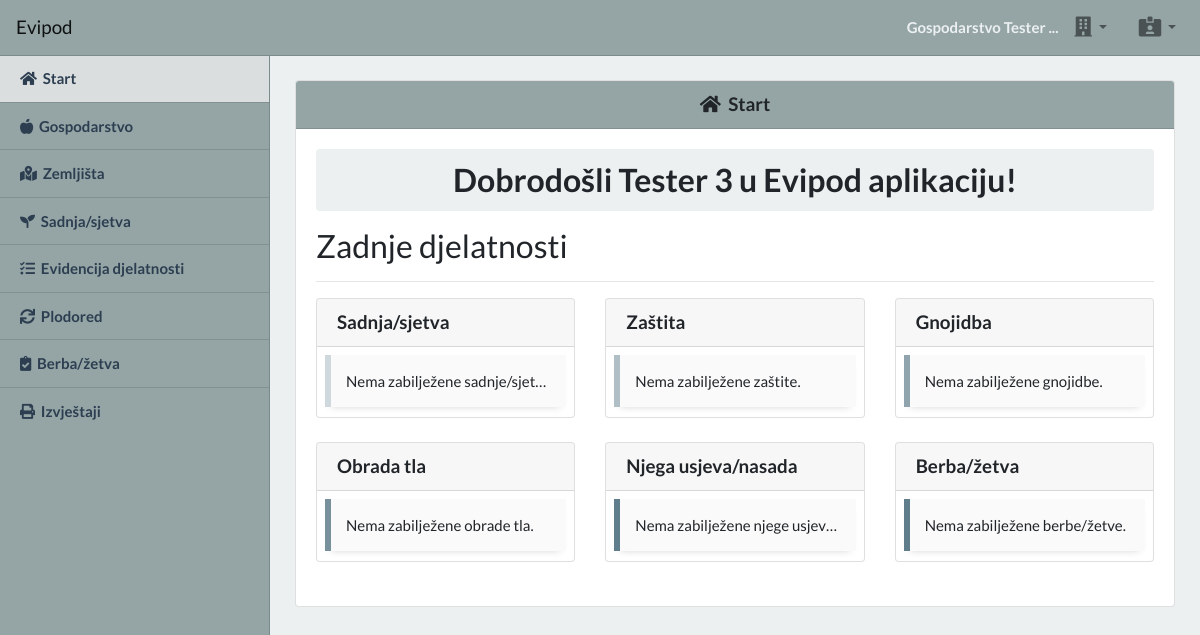
Page /app (signed in) on the earlier database version.
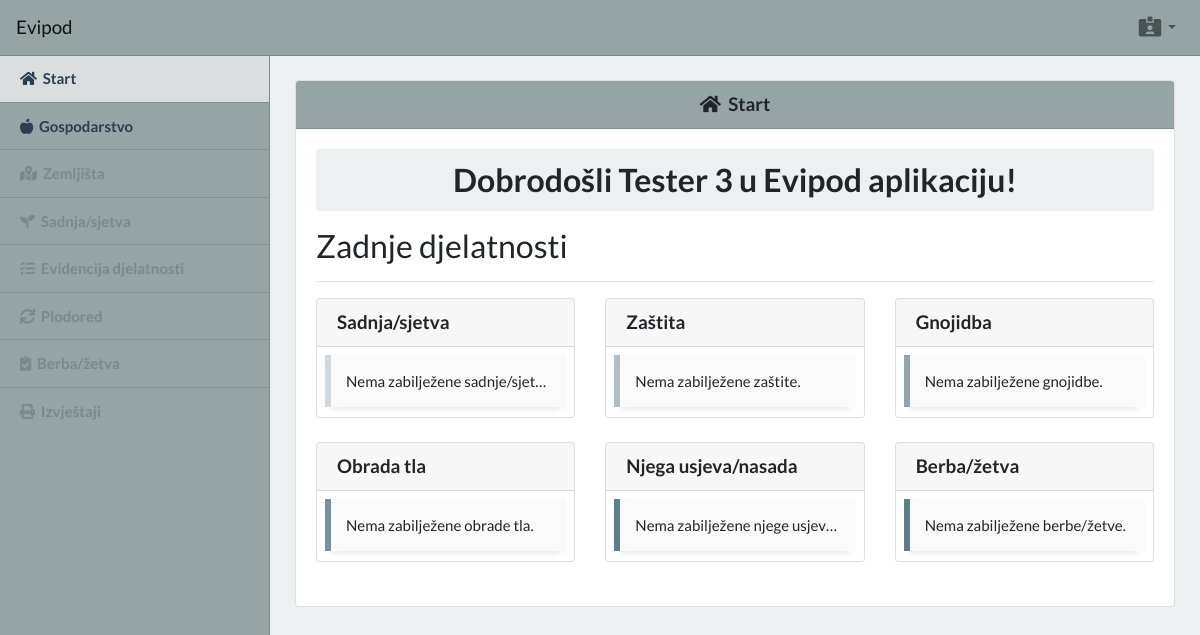
Same page on the later database version.
### tables this page shows
CREATE TABLE IF NOT EXISTS `business` (
  `business_id` int(11) NOT NULL AUTO_INCREMENT,
  `business_name` varchar(100) NOT NULL,
  `user_id` int(11) NOT NULL,
  `business_owner` varchar(100) NOT NULL,
  `business_oib` varchar(11) NOT NULL,
  `business_mibpg` varchar(11) NOT NULL,
  `business_county` varchar(100) NOT NULL,
  `business_location` varchar(100) NOT NULL,
  `business_post` varchar(5) NOT NULL,
  `business_address` varchar(100) NOT NULL,
  `business_email` varchar(100) NOT NULL,
  `business_tel` varchar(100) NOT NULL,
  `business_mob` varchar(100) NOT NULL,
  `created_at` timestamp NOT NULL DEFAULT CURRENT_TIMESTAMP,
  `updated_at` timestamp NOT NULL DEFAULT CURRENT_TIMESTAMP ON UPDATE CURRENT_TIMESTAMP,
  PRIMARY KEY (`business_id`),
  KEY `user_id` (`user_id`)
);

CREATE TABLE IF NOT EXISTS `users` (
  `user_id` int(11) NOT NULL AUTO_INCREMENT,
  `user_name` varchar(20) NOT NULL,
  `user_email` varchar(255) NOT NULL,
  `user_password` varchar(255) NOT NULL,
  `user_role` varchar(10) NOT NULL DEFAULT 'user',
  `is_banned` tinyint(4) NOT NULL DEFAULT '0',
  `is_email_confirmed` tinyint(4) NOT NULL DEFAULT '0',
  `token_confirm` varchar(20) NOT NULL,
  `current_business_id` int(11) DEFAULT NULL,
  `created_at` timestamp NOT NULL DEFAULT CURRENT_TIMESTAMP,
  `updated_at` timestamp NOT NULL DEFAULT CURRENT_TIMESTAMP ON UPDATE CURRENT_TIMESTAMP,
  PRIMARY KEY (`user_id`),
  UNIQUE KEY `user_email` (`user_email`)
);

### app/index.php (the view, shortened to what this page needs)
<?php
require_once "./includes/connection.php";
$userId = $_SESSION['user_id'];
?>
<?php include('./includes/partials/index_head.php'); ?>
<body class="bg-light">
  <?php include('./includes/partials/index_header.php'); ?>
  <?php include('./includes/partials/index_sidebar.php'); ?>
  <?php
  if ($resultUser['current_business_id'] != NULL) {
    $query = $conn->prepare("SELECT fields.field_name, planting.planting_name, planting.planting_date FROM planting INNER JOIN fields ON planting.field_id = fields.field_id WHERE planting.business_id = ? ORDER BY planting.planting_date DESC LIMIT 3");
    $query->bind_param("i", $resultUser['current_business_id']);
    $query->execute();
    $resultPlanting = $query->get_result();
    $query = $conn->prepare("SELECT fields.field_name, protection.protection_name, protection.protection_date FROM protection INNER JOIN fields ON protection.field_id = fields.field_id WHERE protection.business_id = ? ORDER BY protection.protection_date DESC LIMIT 3");
    $query->bind_param("i", $resultUser['current_business_id']);
    $query->execute();
    $resultProtection = $query->get_result();
    $query = $conn->prepare("SELECT fields.field_name, fertilization.fertilization_name, fertilization.fertilization_date FROM fertilization INNER JOIN fields ON fertilization.field_id = fields.field_id WHERE fertilization.business_id = ? ORDER BY fertilization.fertilization_date DESC LIMIT 3");
    $query->bind_param("i", $resultUser['current_business_id']);
    $query->execute();
    $resultFertilization = $query->get_result();
    $query = $conn->prepare("SELECT fields.field_name, tillage.tillage_name, tillage.tillage_date FROM tillage INNER JOIN fields ON tillage.field_id = fields.field_id WHERE tillage.business_id = ? ORDER BY tillage.tillage_date DESC LIMIT 3");
    $query->bind_param("i", $resultUser['current_business_id']);
    $query->execute();
    $resultTillage = $query->get_result();
    $query = $conn->prepare("SELECT fields.field_name, care.care_name, care.care_date FROM care INNER JOIN fields ON care.field_id = fields.field_id WHERE care.business_id = ? ORDER BY care.care_date DESC LIMIT 3");
    $query->bind_param("i", $resultUser['current_business_id']);
    $query->execute();
    $resultCare = $query->get_result();
    $query = $conn->prepare("SELECT fields.field_name, harvest.harvest_name, harvest.harvest_amount, harvest.harvest_amount_unit, harvest_date FROM harvest INNER JOIN fields ON harvest.field_id = fields.field_id WHERE harvest.business_id = ? ORDER BY harvest.harvest_date DESC LIMIT 3");
    $query->bind_param("i", $resultUser['current_business_id']);
    $query->execute();
    $resultHarvest = $query->get_result();
  }
  ?>
  <section class="content">
    <div class="container-fluid">
      <div class="card">
        <h5 class="card-header text-center bg-secondary">
          <i class="fas fa-home"></i><strong>&nbsp;&nbsp;Start</strong>
        </h5>
        <div class="card-body">
          <h3>
            <?php
            echo "<div class='alert alert-light text-center'>
                    <strong>Dobrodošli {$resultUser['user_name']} u Evipod aplikaciju!</strong>
                  </div>";
            ?>
          </h3>
          <h3>Zadnje djelatnosti</h3>
          <hr>
          <div class="row">
            <div class="col-md-6 col-lg-4 pb-4">
              <div class="card">
                <h5 class="card-header"><strong>Sadnja/sjetva</strong></h5>
                <div class="card-body px-2 pt-2 pb-0 px-2 pt-2 pb-0">
                  <?php
                  if ($resultUser['current_business_id'] != NULL && $resultPlanting->num_rows > 0) {
                    while ($row = $resultPlanting->fetch_assoc()) {
                      echo "<div class='latest-activity latest-1 text-truncate'>
                            {$row['planting_name']} <small class='text-muted pl-2'>{$row['field_name']}, " . date('d. m. Y.', strtotime($row['planting_date'])) . "</small>
                            </div>";
                    }
                  } else {
                    echo "<div class='latest-activity latest-1 text-truncate'>Nema zabilježene sadnje/sjetve.</div>";
                  }
                  ?>
                </div>
              </div>
            </div>
            <div class="col-md-6 col-lg-4 pb-4">
              <div class="card">
                <h5 class="card-header"><strong>Zaštita</strong></h5>
                <div class="card-body px-2 pt-2 pb-0">
                  <?php
                  if ($resultUser['current_business_id'] != NULL && $resultProtection->num_rows > 0) {
                    while ($row = $resultProtection->fetch_assoc()) {
                      echo "<div class='latest-activity latest-2 text-truncate'>
                            {$row['protection_name']} <small class='text-muted pl-2'>{$row['field_name']}, " . date('d. m. Y.', strtotime($row['protection_date'])) . "</small>
                            </div>";
                    }
                  } else {
                    echo "<div class='latest-activity latest-2 text-truncate'>Nema zabilježene zaštite.</div>";
                  }
                  ?>
                </div>
              </div>
            </div>
            <div class="col-md-6 col-lg-4 pb-4">
              <div class="card">
                <h5 class="card-header"><strong>Gnojidba</strong></h5>
                <div class="card-body px-2 pt-2 pb-0">
                  <?php
                  if ($resultUser['current_business_id'] != NULL && $resultFertilization->num_rows > 0) {
                    while ($row = $resultFertilization->fetch_assoc()) {
                      echo "<div class='latest-activity latest-3 text-truncate'>
                            {$row['fertilization_name']} <small class='text-muted pl-2'>{$row['field_name']}, " . date('d. m. Y.', strtotime($row['fertilization_date'])) . "</small>
                            </div>";
                    }
                  } else {
                    echo "<div class='latest-activity latest-3 text-truncate'>Nema zabilježene gnojidbe.</div>";
                  }
                  ?>
                </div>
              </div>
            </div>
            <div class="col-md-6 col-lg-4 pb-4">
              <div class="card">
                <h5 class="card-header"><strong>Obrada tla</strong></h5>
                <div class="card-body px-2 pt-2 pb-0">
                  <?php
                  if ($resultUser['current_business_id'] != NULL && $resultTillage->num_rows > 0) {
                    while ($row = $resultTillage->fetch_assoc()) {
                      echo "<div class='latest-activity latest-4 text-truncate'>
                            {$row['tillage_name']} <small class='text-muted pl-2'>{$row['field_name']}, " . date('d. m. Y.', strtotime($row['tillage_date'])) . "</small>
                            </div>";
                    }
                  } else {
                    echo "<div class='latest-activity latest-4 text-truncate'>Nema zabilježene obrade tla.</div>";
                  }
                  ?>
                </div>
              </div>
            </div>
            <div class="col-md-6 col-lg-4 pb-4">
              <div class="card">
                <h5 class="card-header"><strong>Njega usjeva/nasada</strong></h5>
                <div class="card-body px-2 pt-2 pb-0">
                  <?php
                  if ($resultUser['current_business_id'] != NULL && $resultCare->num_rows > 0) {
                    while ($row = $resultCare->fetch_assoc()) {
                      echo "<div class='latest-activity latest-5 text-truncate'>
                            {$row['care_name']} <small class='text-muted pl-2'>{$row['field_name']}, " . date('d. m. Y.', strtotime($row['care_date'])) . "</small>
                            </div>";
                    }
                  } else {
                    echo "<div class='latest-activity latest-5 text-truncate'>Nema zabilježene njege usjeva/nasada.</div>";
                  }
                  ?>
                </div>
              </div>
            </div>
            <div class="col-md-6 col-lg-4 pb-4">
              <div class="card">
                <h5 class="card-header"><strong>Berba/žetva</strong></h5>
                <div class="card-body px-2 pt-2 pb-0">
                  <?php
                  if ($resultUser['current_business_id'] != NULL && $resultHarvest->num_rows > 0) {
                    while ($row = $resultHarvest->fetch_assoc()) {
                      echo "<div class='latest-activity latest-6 text-truncate'>
                            {$row['harvest_name']} <small class='text-muted pl-2'>{$row['harvest_amount']}{$row['harvest_amount_unit']}, {$row['field_name']}, " . date('d. m. Y.', strtotime($row['harvest_date'])) . "</small>
                            </div>";
                    }
                  } else {
                    echo "<div class='latest-activity latest-5 text-truncate'>Nema zabilježene berbe/žetve.</div>";
                  }
                  ?>
                </div>
              </div>
            </div>
          </div>
        </div>
      </div>
    </div>
  </section>
</body>
</html>

### app/includes/partials/index_head.php (shortened to what this page needs)
<!doctype html>
<html lang="en">
<head>
  <link rel="stylesheet" href="./styles/bootstrap_flatly.css">
  <link rel="stylesheet" href="./styles/fontawesome_all.css">
  <link rel="stylesheet" href="./styles/datatables.min.css">
  <link rel="stylesheet" href="./styles/daterangepicker.css">
  <link rel="stylesheet" href="./styles/custom.css">
</head>

### app/includes/partials/index_header.php (shortened to what this page needs)
<?php
$queryUser = $conn->prepare("SELECT * FROM users WHERE user_id = ? LIMIT 1");
$queryUser->bind_param("i", $userId);
$queryUser->execute();
$resultUser = $queryUser->get_result()->fetch_assoc();
if ($resultUser['current_business_id'] != NULL) {
  $queryCurrentBusiness = $conn->prepare("SELECT * FROM business WHERE business_id = ? LIMIT 1");
  $queryCurrentBusiness->bind_param("i", $resultUser['current_business_id']);
  $queryCurrentBusiness->execute();
  $resultCurrentBusiness = $queryCurrentBusiness->get_result()->fetch_assoc();
}
?>
<header class="header">
  <nav class="navbar fixed-top navbar-expand-lg navbar-light bg-secondary border-bottom border-dark">
    <a class="navbar-brand d-none d-lg-block brandTopScroll" href="">Evipod</a>
    <div class="collapse navbar-collapse" id="navbarSupportedContent">
      <ul class="navbar-nav ml-auto mt-2 mt-lg-0">
        <?php if ($resultUser['current_business_id'] != NULL) : ?>
          <span class="navbar-text text-light font-weight-bold mr-2 d-none d-lg-block">
            <?php echo strlen($resultCurrentBusiness['business_name']) > 20 ? substr($resultCurrentBusiness['business_name'], 0, 20) . "..." : $resultCurrentBusiness['business_name']; ?>
          </span>
          <li class="nav-item dropdown" title="Odabir gospodarstva">
            <a class="nav-link dropdown-toggle" href="#" id="opgSelectDropdownBtn" role="button" data-toggle="dropdown">
              <i class="fas fa-building fa-lg"></i>
            </a>
          </li>
        <?php endif; ?>
        <li class="nav-item dropdown ml-lg-3" title="Meni">
          <a class="nav-link dropdown-toggle" href="#" id="navbarDropdown" role="button" data-toggle="dropdown">
            <i class="fas fa-id-card-alt fa-lg"></i>
          </a>
        </li>
      </ul>
    </div>
  </nav>
</header>

### app/includes/partials/index_sidebar.php
<aside class="sidebar bg-secondary border-right border-dark" id="sidebar">
  <div class="list-group list-group-flush">
    <a href="./" class="list-group-item list-group-item-action bg-secondary text-primary" id="app_index"><i class="fas fa-home"></i><strong>&nbsp;&nbsp;Start</strong></a>
    <a href="./business" class="list-group-item list-group-item-action bg-secondary text-primary" id="app_business"><i class="fas fa-apple-alt"></i><strong>&nbsp;&nbsp;Gospodarstvo</strong></a>
    <?php if ($resultUser['current_business_id'] != NULL): ?>
    <a href="./fields" class="list-group-item list-group-item-action bg-secondary text-primary" id="app_fields"><i class="fas fa-map-marked-alt"></i><strong>&nbsp;&nbsp;Zemljišta</strong></a>
    <a href="./planting" class="list-group-item list-group-item-action bg-secondary text-primary" id="app_planting"><i class="fas fa-seedling"></i><strong>&nbsp;&nbsp;Sadnja/sjetva</strong></a>
    <a href="./activities" class="list-group-item list-group-item-action bg-secondary text-primary" id="app_activities"><i class="fas fa-tasks"></i><strong>&nbsp;&nbsp;Evidencija djelatnosti</strong></a>
    <a href="./rotation" class="list-group-item list-group-item-action bg-secondary text-primary" id="app_rotation"><i class="fas fa-sync"></i><strong>&nbsp;&nbsp;Plodored</strong></a>
    <a href="./harvest" class="list-group-item list-group-item-action bg-secondary text-primary" id="app_harvest"><i class="fas fa-clipboard-check"></i><strong>&nbsp;&nbsp;Berba/žetva</strong></a>
    <a href="./reports" class="list-group-item list-group-item-action bg-secondary text-primary" id="app_reports"><i class="fas fa-print"></i><strong>&nbsp;&nbsp;Izvještaji</strong></a>
    <?php else: ?>
    <a href="#" class="list-group-item list-group-item-action bg-secondary text-dark disabled" id="app_fields"><i class="fas fa-map-marked-alt"></i><strong>&nbsp;&nbsp;Zemljišta</strong></a>
    <a href="#" class="list-group-item list-group-item-action bg-secondary text-dark disabled" id="app_planting"><i class="fas fa-seedling"></i><strong>&nbsp;&nbsp;Sadnja/sjetva</strong></a>
    <a href="#" class="list-group-item list-group-item-action bg-secondary text-dark disabled" id="app_activities"><i class="fas fa-tasks"></i><strong>&nbsp;&nbsp;Evidencija djelatnosti</strong></a>
    <a href="#" class="list-group-item list-group-item-action bg-secondary text-dark disabled" id="app_rotation"><i class="fas fa-sync"></i><strong>&nbsp;&nbsp;Plodored</strong></a>
    <a href="#" class="list-group-item list-group-item-action bg-secondary text-dark disabled" id="app_harvest"><i class="fas fa-clipboard-check"></i><strong>&nbsp;&nbsp;Berba/žetva</strong></a>
    <a href="#" class="list-group-item list-group-item-action bg-secondary text-dark disabled" id="app_reports"><i class="fas fa-print"></i><strong>&nbsp;&nbsp;Izvještaji</strong></a>
    <?php endif; ?>
  </div>
</aside>

### app/styles/custom.css (style rules this page uses)
.sidebar { width: 270px; position: fixed; left: 0; padding-top: 55px; height: 100vh; overflow: hidden; z-index: 9; }
.content { padding-top: 70px; }
.latest-activity { padding: 15px; background-color: #fafafa; border-left: 6px solid #7f7f84; margin-bottom: 10px; -webkit-box-shadow: 0 5px 8px -6px rgba(0,0,0,.2); -moz-box-shadow: 0 5px 8px -6px rgba(0,0,0,.2); box-shadow: 0 5px 8px -6px rgba(0,0,0,.2); }
.latest-1 { border-color: #CFD8DC; }
.latest-2 { border-color: #B0BEC5; }
.latest-3 { border-color: #90A4AE; }
.latest-4 { border-color: #78909C; }
.latest-5 { border-color: #607D8B; }
@media (min-width: 992px) { .content { padding: 80px 10px 0 280px; } }
@media (min-width: 992px) { .sidebar { transition: transform 300ms, opacity 300ms; } }

Differences in the rows shown:
removed business: business_name "Gospodarstvo Tester"
changed users "Tester 3": current_business_id 77 → empty (drawn)
